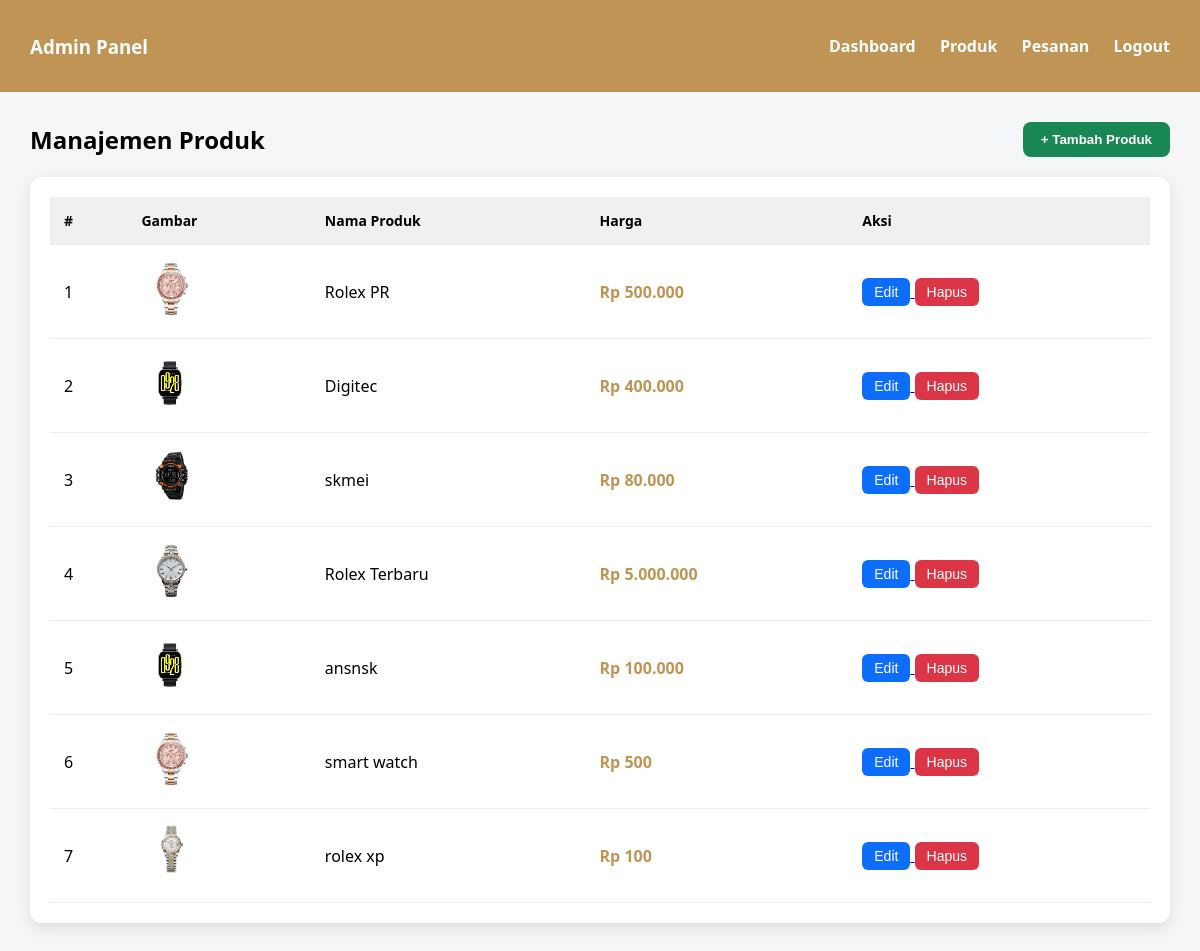
Screenshot of /admin/produk.php (signed in) with the database file from the repository.
### tables this page shows
CREATE TABLE `produk` (
  `id` int(11) NOT NULL,
  `nama_produk` varchar(50) DEFAULT NULL,
  `jlh_produk` int(11) DEFAULT NULL,
  `harga_produk` int(11) DEFAULT NULL,
  `deskripsi` varchar(50) DEFAULT NULL,
  `kondisi` enum('Baru','Bekas') DEFAULT NULL,
  `ulasan` varchar(50) DEFAULT NULL,
  `gambar` varchar(50) DEFAULT NULL
);

### admin/produk.php (the view, shortened to what this page needs)
<?php
include '../php/koneksi.php';
$qProduk = mysqli_query($conn, "SELECT * FROM produk ORDER BY id DESC");
?>
<!DOCTYPE html>
<html lang="id">
<head>
</head>
<body>
<div class="navbar">
    <h3>Admin Panel</h3>
    <div>
        <a href="dashboard.php">Dashboard</a>
        <a href="produk.php">Produk</a>
        <a href="pesanan.php">Pesanan</a>
         <?php if (!isset($_SESSION['id_user'])): ?>
        <a href="login.php" class="btn-login">Login</a>
    <?php else: ?>
        <a href="../logout.php" class="btn-logout">Logout</a>
    <?php endif; ?>
    </div>
</div>
<div class="container">
    <div class="header">
        <h2>Manajemen Produk</h2>
        <a href="tambah_produk.php">
            <button class="add-btn">+ Tambah Produk</button>
        </a>
    </div>
    <div class="table-box">
        <table>
            <tr>
                <th>#</th>
                <th>Gambar</th>
                <th>Nama Produk</th>
                <th>Harga</th>
                <th>Aksi</th>
            </tr>
            <?php $no=1; while ($p = mysqli_fetch_assoc($qProduk)): ?>
            <tr>
                <td><?= $no++; ?></td>
                <td>
                    <img src="../img/<?= $p['gambar']; ?>" class="product-img">
                </td>
                <td><?= $p['nama_produk']; ?></td>
                <td class="price">Rp <?= number_format($p['harga_produk'],0,',','.'); ?></td>
                <td>
                    <a href="edit_produk.php?id=<?= $p['id']; ?>">
                        <button class="action-btn edit-btn">Edit</button>
                    </a>
                    <a href="hapus_produk.php?id=<?= $p['id']; ?>"
                       onclick="return confirm('Yakin hapus produk ini?')">
                        <button class="action-btn delete-btn">Hapus</button>
                    </a>
                </td>
            </tr>
            <?php endwhile; ?>
        </table>
    </div>
</div>
</body>
</html>

### admin/produk.php (style rules this page uses)
body { margin:0; font-family: 'Segoe UI', sans-serif; background:#f4f6f8; }
.navbar { background:#bf9455; padding:15px 30px; color:#fff; display:flex; justify-content:space-between; align-items:center; }
.navbar a { color:white; text-decoration:none; margin-left:20px; font-weight:bold; }
.container { padding:30px; }
.header { display:flex; justify-content:space-between; align-items:center; margin-bottom:20px; }
.header h2 { margin:0; }
.add-btn { padding:10px 18px; background:#198754; color:white; border:none; border-radius:8px; cursor:pointer; font-weight:bold; }
.table-box { background:white; padding:20px; border-radius:12px; box-shadow:0 5px 15px rgba(0,0,0,0.1); overflow-x:auto; }
table { width:100%; border-collapse:collapse; }
th, td { padding:14px; text-align:left; }
th { background:#f0f0f0; font-size:14px; }
tr { border-bottom:1px solid #eee; }
.product-img { width:60px; height:60px; object-fit:cover; border-radius:8px; }
.action-btn { padding:6px 12px; border:none; border-radius:6px; font-size:14px; cursor:pointer; }
.edit-btn { background:#0d6efd; color:white; }
.delete-btn { background:#dc3545; color:white; }
.price { font-weight:bold; color:#bf9455; }

### rows the page displays
produk: gambar (picture), nama_produk "Rolex PR", harga_produk "500.000"
produk: gambar (picture), nama_produk "Digitec", harga_produk "400.000"
produk: gambar (picture), nama_produk "skmei", harga_produk "80.000"
produk: gambar (picture), nama_produk "Rolex Terbaru", harga_produk "5.000.000"
produk: gambar (picture), nama_produk "ansnsk", harga_produk "100.000"
produk: gambar (picture), nama_produk "smart watch", harga_produk "500"
produk: gambar (picture), nama_produk "rolex xp", harga_produk "100"
